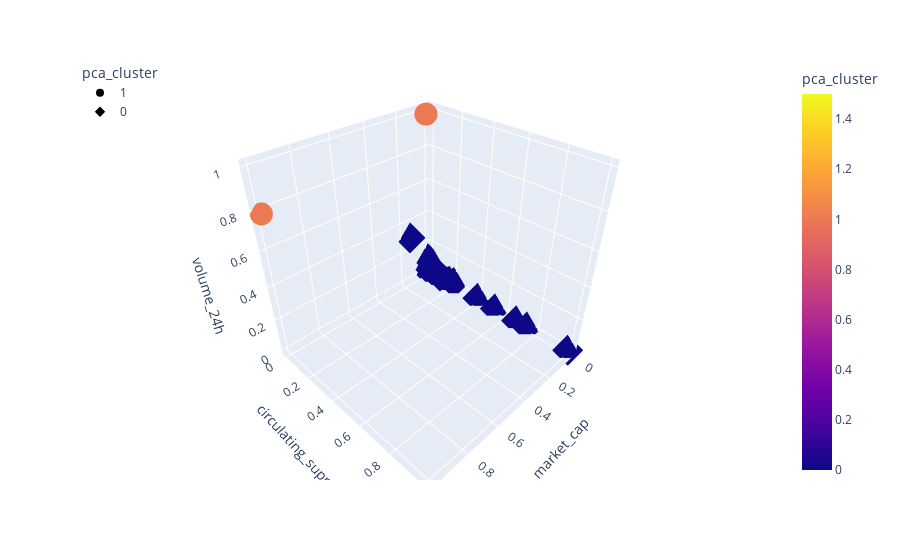

Notebook source saved alongside this figure:
### Code cell
fig = px.scatter_3d(
    test_kmean,
    x="market_cap",
    y="circulating_suppy",
    z="volume_24h",
    hover_name=test_kmean.index,
    hover_data=["price"],
    color="pca_cluster",
    symbol="pca_cluster",
#     size="TotalCoinSupply",
    width=800,
)
fig.update_layout(legend=dict(x=0, y=1))
fig.show()

### Figure 1 — Plotly figure (JSON) as saved in the notebook; plotly's stock layout.template omitted (floating-point values rounded to 4 significant figures; data arrays with more than 128 entries replaced by an {"elided": "..."} marker saying what was removed)
{"data": [{"customdata": [[1.0], [0.0001083]], "hovertemplate": "<b>%{hovertext}</b><br><br>pca_cluster=%{marker.color}<br>market_cap=%{x}<br>circulating_suppy=%{y}<br>volume_24h=%{z}<br>price=%{customdata[0]}<extra></extra>", "hovertext": ["BTC", "USDT"], "legendgroup": "1", "marker": {"color": [1, 1], "coloraxis": "coloraxis", "symbol": "circle"}, "mode": "markers", "name": "1", "scene": "scene", "showlegend": true, "type": "scatter3d", "x": [1, 0.05389], "y": [5.878e-05, 0.02934], "z": [0.7902, 1]}, {"customdata": {"elided": "198x1 float values"}, "hovertemplate": "<b>%{hovertext}</b><br><br>pca_cluster=%{marker.color}<br>market_cap=%{x}<br>circulating_suppy=%{y}<br>volume_24h=%{z}<br>price=%{customdata[0]}<extra></extra>", "hovertext": {"elided": "198 str values"}, "legendgroup": "0", "marker": {"color": {"elided": "198 int values"}, "coloraxis": "coloraxis", "symbol": "diamond"}, "mode": "markers", "name": "0", "scene": "scene", "showlegend": true, "type": "scatter3d", "x": {"elided": "198 float values"}, "y": {"elided": "198 float values"}, "z": {"elided": "198 float values"}}], "layout": {"autosize": true, "coloraxis": {"colorbar": {"title": {"text": "pca_cluster"}}, "colorscale": [[0, "#0d0887"], [0.1111, "#46039f"], [0.2222, "#7201a8"], [0.3333, "#9c179e"], [0.4444, "#bd3786"], [0.5556, "#d8576b"], [0.6667, "#ed7953"], [0.7778, "#fb9f3a"], [0.8889, "#fdca26"], [1, "#f0f921"]]}, "legend": {"title": {"text": "pca_cluster"}, "tracegroupgap": 0, "x": 0, "y": 1}, "margin": {"t": 60}, "scene": {"aspectmode": "auto", "aspectratio": {"x": 1, "y": 1, "z": 1}, "domain": {"x": [0, 1], "y": [0, 1]}, "xaxis": {"title": {"text": "market_cap"}, "type": "linear"}, "yaxis": {"title": {"text": "circulating_suppy"}, "type": "linear"}, "zaxis": {"title": {"text": "volume_24h"}, "type": "linear"}}}}
